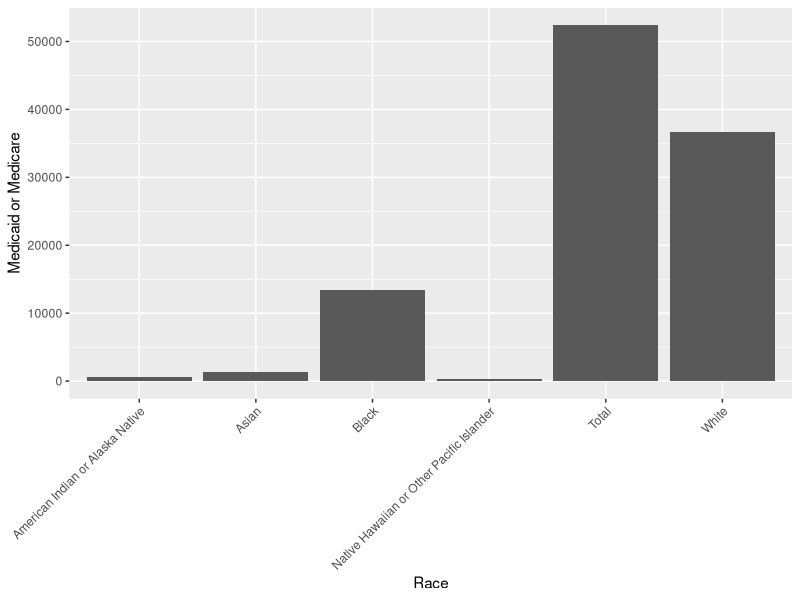
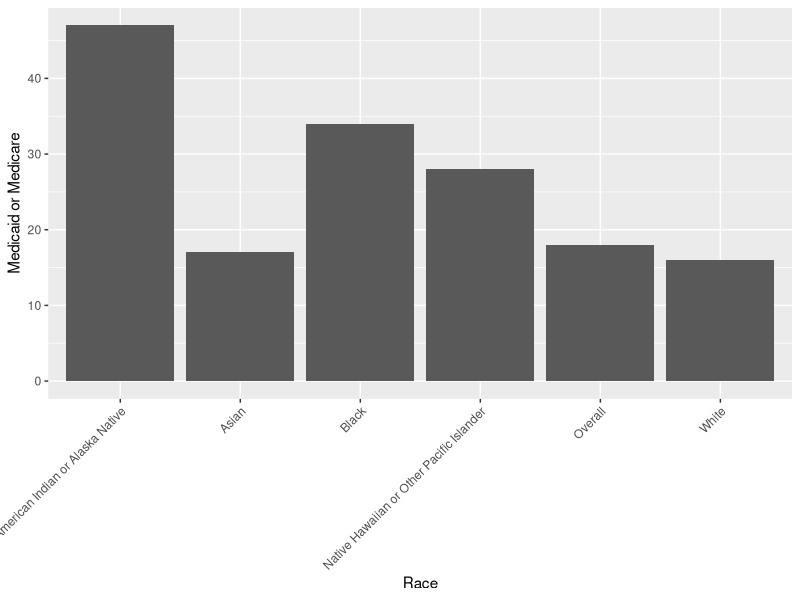
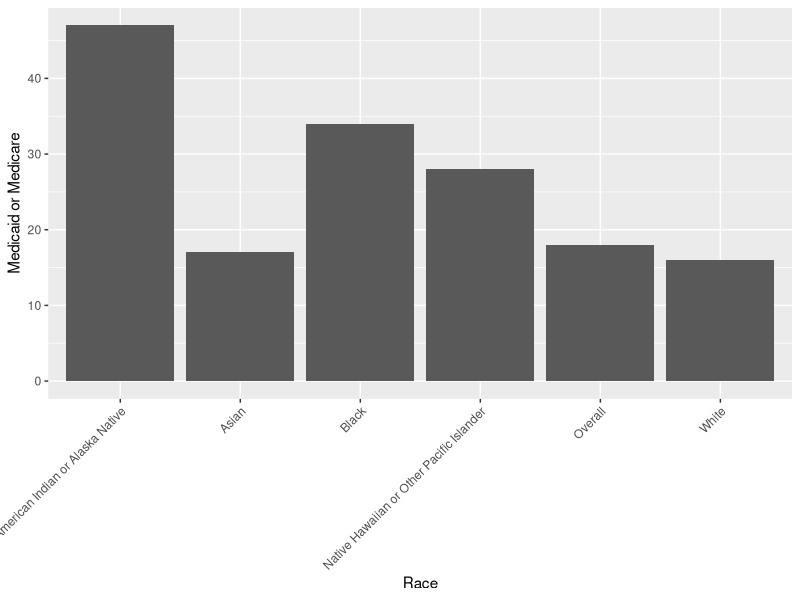
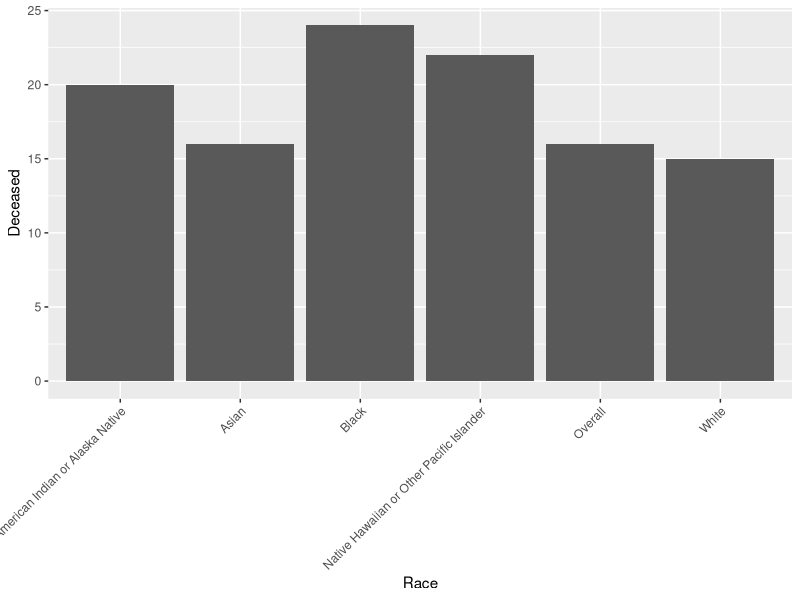

Here is the R script that generated these plots, in order:
## ---- chunk 1
library(tidyverse)
finaldata <- read_csv("finaldata4.csv")
finaldataperc <- read_csv("finaldataperc.csv")
## ---- chunk 2
finaldata
## ---- chunk 3
finaldata |>
  ggplot(aes(x = Race, y = `Medicaid or Medicare`)) +
  geom_bar(stat = "identity") +
  theme(axis.text.x = element_text(angle = 45, hjust = 1))
## ---- chunk 4
finaldataperc |>
  ggplot(aes(x = Race, y = `Medicaid or Medicare`)) +
  geom_bar(stat = "identity") +
  theme(axis.text.x = element_text(angle = 45, hjust = 1))
## ---- chunk 5
print(finaldata)
## ---- chunk 6
finaldataperc
## ---- chunk 7
finaldataperc |>
  ggplot(aes(x = Race, y = `Medicaid or Medicare`)) +
  geom_bar(stat = "identity") +
  theme(axis.text.x = element_text(angle = 45, hjust = 1))
## ---- chunk 8
deceased_graph <- finaldataperc |>
  ggplot(aes(x = Race, y = Deceased)) + 
  geom_bar(stat = "identity") +
  theme(axis.text.x = element_text(angle = 45, hjust = 1))

print(deceased_graph)
